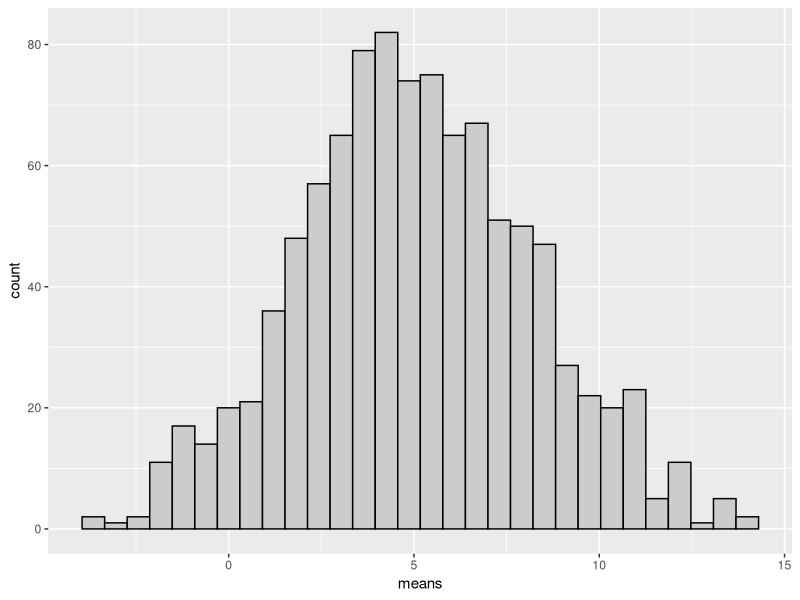
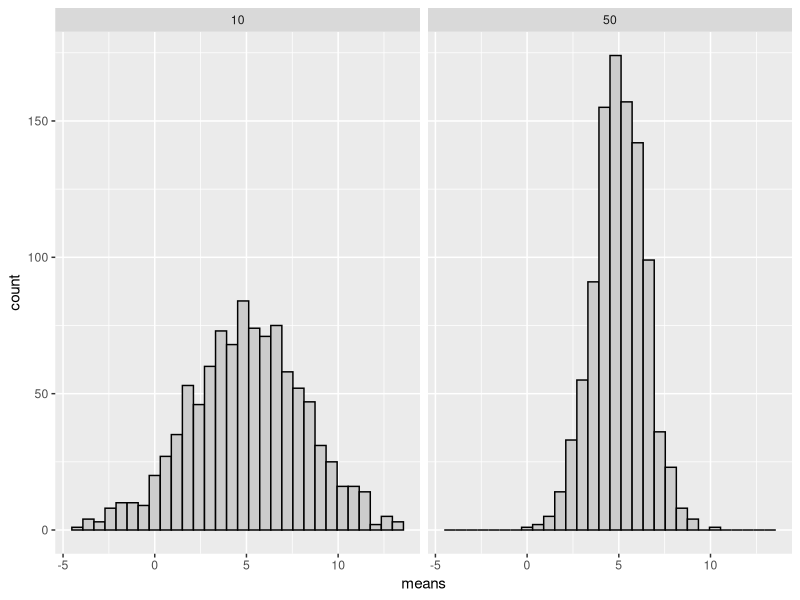
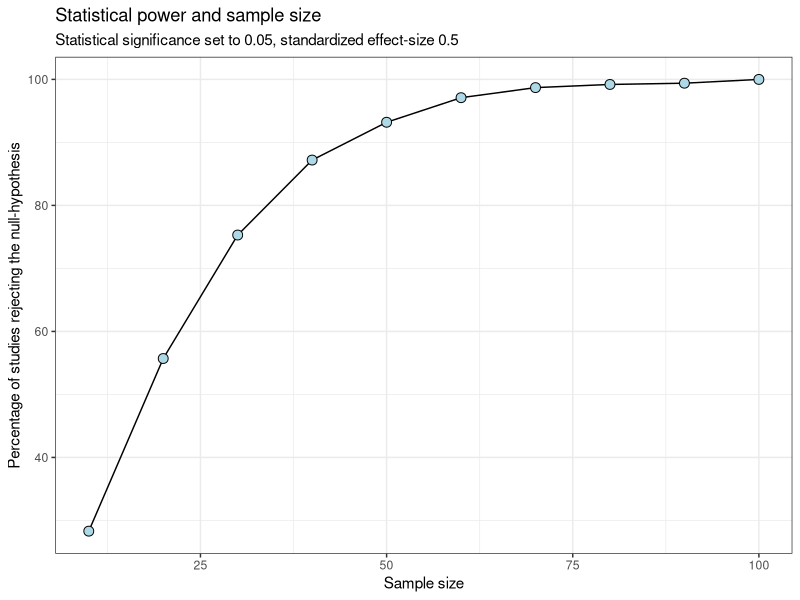
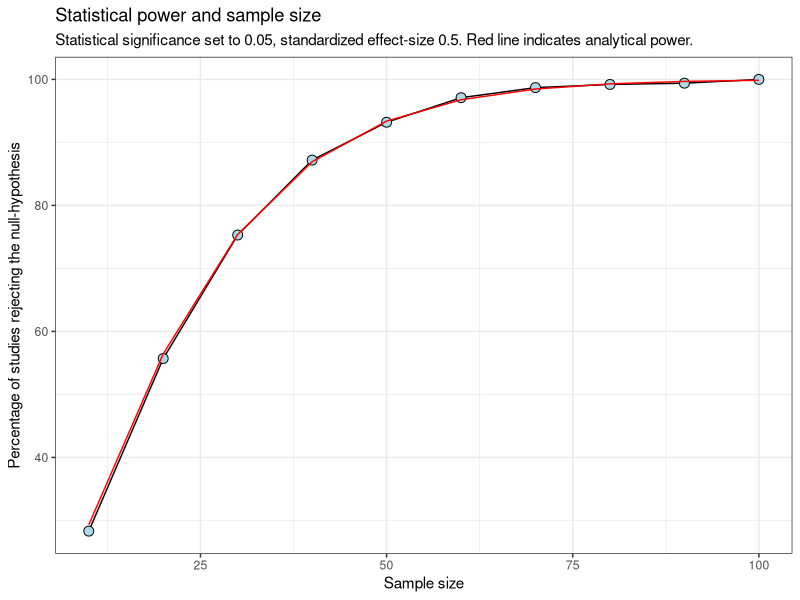
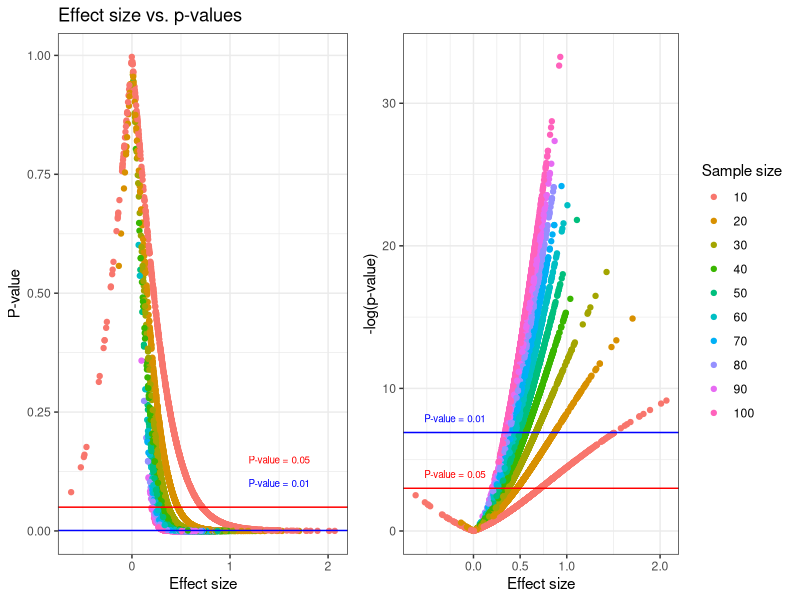
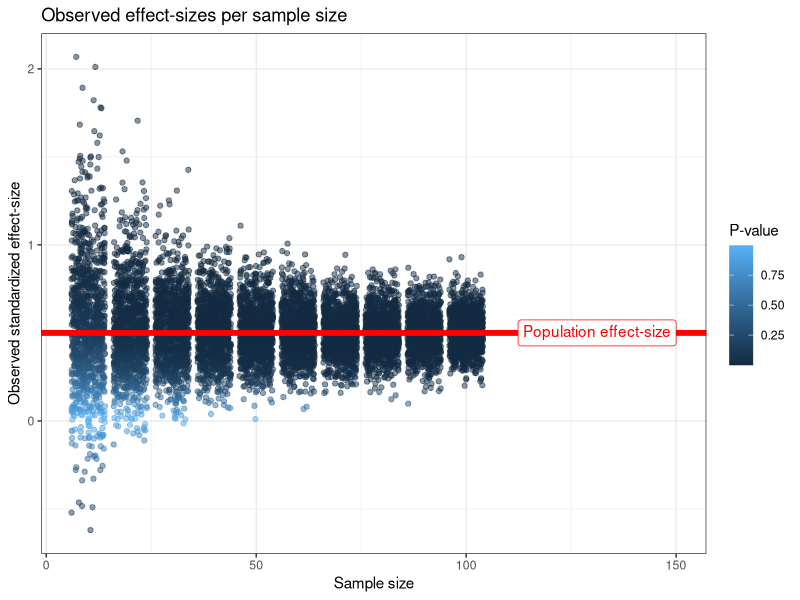
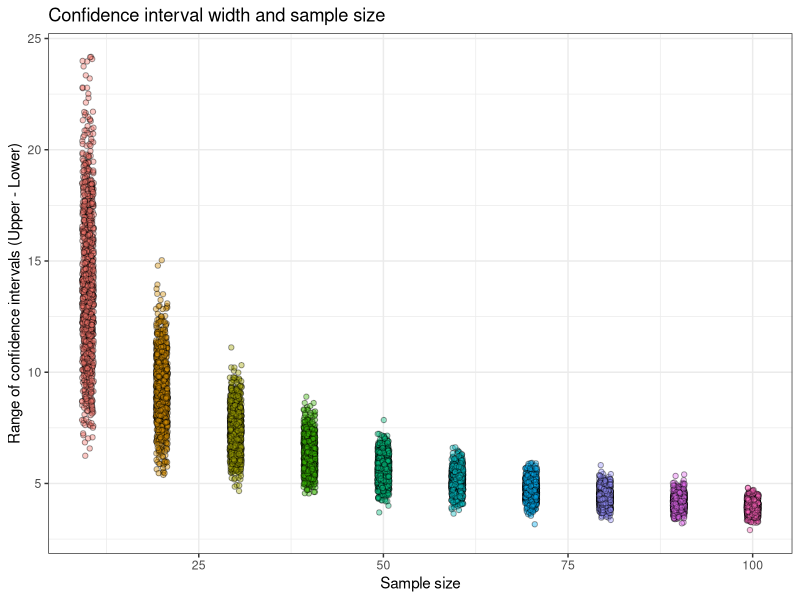
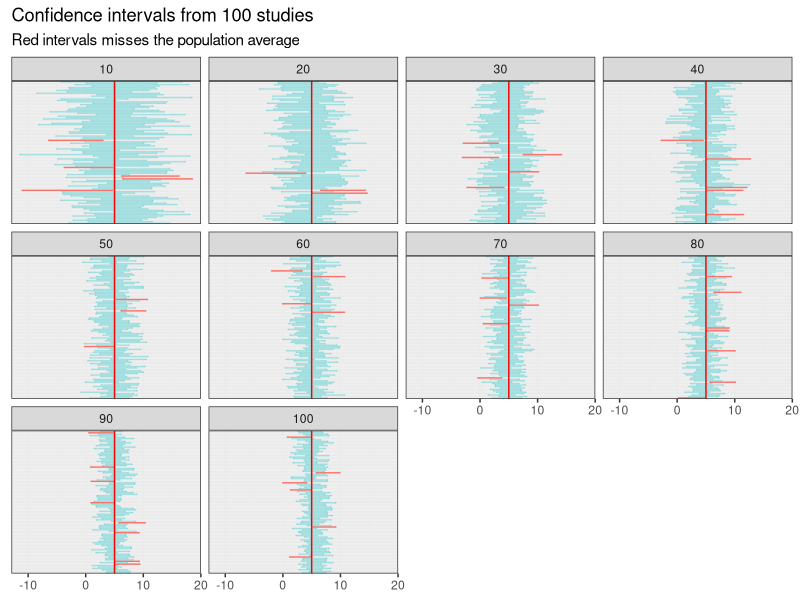

Generate these figures, in order, with R:
## ---- chunk 1
knitr::opts_chunk$set(echo = TRUE)
## ---- chunk 2
set.seed(10)
library(tidyverse)

population <- rnorm(10^6, mean = 5, sd = 10)


results <- data.frame(means = rep(NA, 1000))


for(i in 1:1000) {
  
  samp <- sample(population, 10, replace = FALSE)
  
  results[i, 1] <- mean(samp)
  
  
}


results %>%
  ggplot(aes(means)) + geom_histogram(color = "black", fill = "gray80")


## ---- chunk 3
set.seed(10)


population <- rnorm(10^6, mean = 5, sd = 10)


results <- data.frame(means = rep(NA, 1000), 
                      sd = rep(NA, 1000))


for(i in 1:1000) {
  
  samp <- sample(population, 10, replace = FALSE)
  
  results[i, 1] <- mean(samp)
  results[i, 2] <- sd(samp)
  
}

results <- results %>%
  mutate(se = sd / sqrt(10)) 


head(results)



## ---- chunk 4

sd(results$means)

mean(results$se)

## ---- chunk 5

set.seed(10)


population <- rnorm(10^6, mean = 5, sd = 10)


results <- data.frame(means = rep(NA, 1000), 
                      sd = rep(NA, 1000))

results50 <- data.frame(means = rep(NA, 1000), 
                      sd = rep(NA, 1000))




for(i in 1:1000) {
  
  samp <- sample(population, 10, replace = FALSE)
  
  results[i, 1] <- mean(samp)
  results[i, 2] <- sd(samp)
  
  
  samp50 <- sample(population, 50, replace = FALSE)
  
  results50[i, 1] <- mean(samp50)
  results50[i, 2] <- sd(samp50)
  
  
}


bind_rows(results %>% mutate(n = 10), 
          results50 %>% mutate(n = 50)) %>%
  ggplot(aes(means)) + geom_histogram(color = "black", fill = "gray80") +
  facet_wrap(~ n)



## ---- chunk 6
bind_rows(results %>% mutate(n = 10), 
          results50 %>% mutate(n = 50)) %>%
  group_by(n) %>%
  summarise(se_average = mean(sd/sqrt(n)), 
            se_observed = sd(means)) %>%
  print()
## ---- chunk 7

# Example sample

samp <- sample(population, 15, replace = FALSE)

summary(lm(y ~ 1, data = data.frame(y = samp)))

## ---- chunk 8
library(tidyverse)
set.seed(1)


# Create a population to sample from with a known effect
# In standardized terms, the population effect is 0.5 = mean / sd.


population <- rnorm(10^6, 5, 10) 

# Calculate the population effect size 
pop.es <- mean(population) / sd(population)


results_total <- list()



# If use a progress bar 
# pb <- txtProgressBar(min = 0, max = 1000, style = 3)


# 0. Inside for-loop:




for(i in 1:1000) {
  
# 1. Sample from the population with sample size 10 to 100
  
  # 1.1 create a vector of sample sizes
  sample.sizes <- seq(from = 10, to = 100, by = 10)
  # 1.2 create a list to store results
  results_sub <- list()
  
  # 1.3 Inside a nested for-loop, perform sampling with each sample size
  for(j in 1:length(sample.sizes)) {
    
  samp <- sample(population, sample.sizes[j], 
                 replace = FALSE)
  
  
# 2. Create a model
  
  m <- lm(y ~ 1, data = data.frame(y = samp))
  
  # 2.1 Store results from each model as a data frame in a list:
  
 results_sub[[j]] <- data.frame(mean = coef(summary(m))[1, 1],  # Estimated mean
             se = coef(summary(m))[1, 2],  # Standard error
             pval = coef(summary(m))[1, 4],  # p-value
             ci.lwr = confint(m)[1], # confidence interval 
             ci.upr = confint(m)[2], # confidence interval
             effect.size = mean(samp) / sd(samp),
             sample.size = sample.sizes[j]) # Sample size
  
    
    
  }
  # 2.2 Combine all data frames from each sample size as a data frame in a list

  results_total[[i]] <- bind_rows(results_sub)

  
  # 3. Repeat 1 and 2 1000 times, performing 1000 studies each with 
  # sample sizes 10 to 100.
  
  # If we use a "progress bar"
  # setTxtProgressBar(pb, i)
  
}

# Close the progress bar
# close(pb)

# Combine all results
results_total <- bind_rows(results_total)

## ---- chunk 9

# Count numbers of studies with p < 0.05
results_total %>%
  filter(pval < 0.05) %>%
  group_by(sample.size) %>%
  summarise(n = n(), 
            prop = n / 1000) %>%
  ggplot(aes(sample.size, 100 * prop)) + geom_line() + geom_point(shape = 21, fill = "lightblue", size = 3) + 
  labs(x = "Sample size", 
       y = "Percentage of studies rejecting the null-hypothesis", 
       title = "Statistical power and sample size", 
       subtitle = "Statistical significance set to 0.05, standardized effect-size 0.5") +
  theme_bw()

## ---- chunk 10

library(pwr)

sample.sizes <- seq(from = 10, to = 100, by = 10)
results.pwr <- list()

for(i in 1:length(sample.sizes)) {
  
  pwr_analysis <- pwr.t.test(type = "one.sample", d = 5/10, sig.level = 0.05, n = sample.sizes[i])
  

  results.pwr[[i]] <- data.frame(sample.size = sample.sizes[i], 
                                 prop = pwr_analysis$power)
  
  
  }

results.pwr <- bind_rows(results.pwr)

# Count numbers of studies with p < 0.05
results_total %>%
  filter(pval < 0.05) %>%
  group_by(sample.size) %>%
  summarise(n = n(), 
            prop = n / 1000) %>%
  ggplot(aes(sample.size, 100 * prop)) + 
  geom_line() + 
  geom_point(shape = 21, fill = "lightblue", size = 3) + 
  
  geom_line(data = results.pwr, color = "red") +
  
  labs(x = "Sample size", 
       y = "Percentage of studies rejecting the null-hypothesis", 
       title = "Statistical power and sample size", 
       subtitle = "Statistical significance set to 0.05, standardized effect-size 0.5. Red line indicates analytical power.") +
  theme_bw()


## ---- chunk 11

library(cowplot)


plotA <- results_total %>%
  ggplot(aes(effect.size, pval, 
             color = as.factor(sample.size))) + geom_point() +
  labs(color = "Sample size") +
  
    geom_hline(yintercept = 0.05, color = "red") + 
  annotate("text", x = 1.5, y = 0.05 + 0.1, 
           color = "red",
           label = "P-value = 0.05", 
           size = 2.5) +
  
  geom_hline(yintercept = 0.001, color = "blue") + 
  annotate("text", x = 1.5, y = 0.001 + 0.1, 
           color = "blue",
           label = "P-value = 0.01", 
           size = 2.5) +
  
  labs(title = "Effect size vs. p-values", 
       x = "Effect size", 
       y = "P-value") + 

  theme_bw() + 
  theme(legend.position = "none")



plotB <- results_total %>%
  ggplot(aes(effect.size, -log(pval), 
             color = as.factor(sample.size))) + geom_point() +
  labs(color = "Sample size", 
       title = " ", 
       x = "Effect size", 
       y = "-log(p-value)") +
  
  geom_hline(yintercept = -log(0.05), color = "red") + 
  annotate("text", x = -0.2, y = -log(0.05) + 1, 
           color = "red",
           label = "P-value = 0.05", 
           size = 2.5) +
  
  geom_hline(yintercept = -log(0.001), color = "blue") + 
  annotate("text", x = -0.2, y = -log(0.001) + 1, 
           color = "blue",
           label = "P-value = 0.01", 
           size = 2.5) +
  scale_x_continuous(breaks = c(0, 0.5, 1, 2)) +
  
  
  theme_bw()

library(cowplot)
plot_grid(plotA, plotB, ncol = 2, rel_widths = c(0.8, 1))

## ---- chunk 12

library(ggtext)

results_total %>%
  ggplot(aes(sample.size, effect.size, color = pval)) + 
  
  geom_point(position = position_jitter(), alpha = 0.5) +
    geom_hline(yintercept = pop.es, lty = 1, size = 2, color = "red") +
  labs(x = "Sample size", 
       y = "Observed standardized effect-size", 
       color = "P-value", 
           title = "Observed effect-sizes per sample size") +
  annotate("richtext", x = 150, y = pop.es, 
           color = "red", 
           hjust = 1,
           label = "Population effect-size") +
  theme_bw()




## ---- chunk 13
results_total %>%
  ggplot(aes(sample.size, ci.upr-ci.lwr, fill = as.factor(sample.size))) +
  geom_point(position = position_jitter(width = 0.8),
             shape = 21, alpha = 0.4) +
  labs(x = "Sample size", 
       y = "Range of confidence intervals (Upper - Lower)", 
       title = "Confidence interval width and sample size") + 
  theme_bw() +
  theme(legend.position = "none")
## ---- chunk 14
library(knitr)

results_total %>% 
  mutate(ci_width = ci.upr-ci.lwr) %>%
  group_by(sample.size) %>%
  summarise(ci_width = mean(ci_width)) %>%
  kable(col.names = c("Sample size", "95% CI width"), 
        digits = c(1, 1))


## ---- chunk 15
results_total %>%
  mutate(sig = if_else(ci.lwr <= 5 & ci.upr >= 5, "sig", "ns"), 
         interval = paste0(rep(seq(1:1000), each = 10))) %>%
  filter(sig == "sig") %>%
  group_by(sample.size) %>%
  summarise(prop = 100 * (n() / 1000)) %>%
    kable(col.names = c("Sample size", "Proportion of 95% CI finding the true effect"), 
        digits = c(1, 1))
## ---- chunk 16
results_total %>%
  mutate(sig = if_else(ci.lwr <= 5 & ci.upr >= 5, "sig", "ns"), 
         interval = paste0(rep(seq(1:1000), each = 10))) %>%
  filter(interval %in% seq(1:100)) %>%
  
  ggplot(aes(mean, interval, color = sig, alpha = sig)) + 
  geom_errorbarh(aes(xmin = ci.lwr, 
                    xmax = ci.upr)) + 
  
  scale_alpha_manual(values = c(1, 0.3)) +
  
  geom_vline(xintercept = 5, color = "red") +
  
  facet_wrap(~ sample.size) + 
  
  labs(title = "Confidence intervals from 100 studies", 
       subtitle = "Red intervals misses the population average") +
  theme_bw() +
  
  theme(axis.text.y = element_blank(), 
        axis.ticks.y = element_blank(), 
        legend.position = "none", 
        axis.title = element_blank())

## ---- chunk 17
library(tidyverse)
set.seed(1)


# Create a population to sample from with a known effect
# In standardized terms, the population effect is 0 = mean / sd.


population <- rnorm(10^6, 0, 10) 

# Calculate the population effect size 
pop.es <- mean(population) / sd(population)


results_total_null <- list()



# If use a progress bar 
# pb <- txtProgressBar(min = 0, max = 1000, style = 3)


# 0. Inside for-loop:




for(i in 1:1000) {
  
# 1. Sample from the population with sample size 10 to 100
  
  # 1.1 create a vector of sample sizes
  sample.sizes <- seq(from = 10, to = 100, by = 10)
  # 1.2 create a list to store results
  results_sub <- list()
  
  # 1.3 Inside a nested for-loop, perform sampling with each sample size
  for(j in 1:length(sample.sizes)) {
    
  samp <- sample(population, sample.sizes[j], 
                 replace = FALSE)
  
  
# 2. Create a model
  
  m <- lm(y ~ 1, data = data.frame(y = samp))
  
  # 2.1 Store results from each model as a data frame in a list:
  
 results_sub[[j]] <- data.frame(mean = coef(summary(m))[1, 1],  # Estimated mean
             se = coef(summary(m))[1, 2],  # Standard error
             pval = coef(summary(m))[1, 4],  # p-value
             ci.lwr = confint(m)[1], # confidence interval 
             ci.upr = confint(m)[2], # confidence interval
             effect.size = mean(samp) / sd(samp),
             sample.size = sample.sizes[j]) # Sample size
  
    
    
  }
  # 2.2 Combine all data frames from each sample size as a data frame in a list

  results_total_null[[i]] <- bind_rows(results_sub)

  
  # 3. Repeat 1 and 2 1000 times, performing 1000 studies each with 
  # sample sizes 10 to 100.
  
  # If we use a "progress bar"
  # setTxtProgressBar(pb, i)
  
}

# Close the progress bar
# close(pb)

# Combine all results
results_total_null <- bind_rows(results_total_null)

## ---- chunk 18

# Count numbers of studies with p < 0.05
results_total_null %>%
  filter(pval < 0.05) %>%
  group_by(sample.size) %>%
  summarise(n = n(), 
            prop = n / 1000) %>%
  ggplot(aes(sample.size, 100 * prop)) + 
  geom_hline(yintercept = 5, lty = 2, color = "grey50") +
  geom_line() + 
  geom_point(shape = 21, fill = "lightblue", size = 3) + 
  labs(x = "Sample size", 
       y = "Percentage of studies rejecting the null-hypothesis", 
       title = "Statistical power and sample size", 
       subtitle = "Statistical significance set to 0.05, standardized effect-size 0") +
  scale_y_continuous(limits = c(0, 100)) +
  theme_bw()

## ---- chunk 19

results_total_null %>%
  ggplot(aes(pval)) + 
  geom_histogram(aes(y=100 * ..count../1000), 
                 binwidth = 0.05, boundary = 0, color = "gray30", fill = "white") + 
  labs(x = "P-value", 
       y = "Percentage of studies", 
       title = "Distribution of p-values from studies of a population zero-effect") +
  scale_y_continuous(limits = c(0, 10), expand = c(0, 0)) +
  facet_wrap(~ sample.size) +
  theme_bw()



## ---- chunk 20

results_total %>%
  filter(sample.size == 50, 
         pval <= 0.05) %>%
    ggplot(aes(pval)) + 
  geom_histogram(aes(y=100 * ..count../1000), 
                 binwidth = 0.005, boundary = 0, color = "gray30", fill = "darkolivegreen4") +
  
  
    geom_histogram(data = results_total_null %>%
                          filter(sample.size == 50, 
                                  pval <= 0.05), 
  aes(y=100 * ..count../1000), 
                 binwidth = 0.005, boundary = 0, color = "gray30", fill = "darkblue") +
  
    labs(x = "P-value", 
       y = "Percentage of studies", 
       title = "Distribution of p-values from studies of population zero-effect and true effect (d = 0.5)", 
       subtitle = "Sample size: n = 50") +
  annotate("text", x = 0.03, y = 5, label = "Population effect: 0", color = "darkblue") +
  annotate("text", x = 0.03, y = 6, label = "Population effect: 0.5", color = "darkolivegreen4") +
  coord_cartesian(ylim=c(0,10)) +
  theme_bw()




## ---- chunk 21

# library(nlme)
# 
# 
# 
# population_a <- rnorm(10^6, mean = 5, sd = 10)
# 
# population_b <- rnorm(10^6, mean = 10, sd = 10)
# 
# population_c <- rnorm(10^6, mean = 10, sd = 20)
# 
# population_d <- rnorm(10^6, mean = 10, sd = 30)
# 
# 
# results_variance <- list()
# 
# for(i in 1:1000) {
#   
#   
#   dat <- bind_rows(data.frame(y = sample(population_a, size = 25),
#                               group = "a"), 
#                    data.frame(y = sample(population_b, size = 25),
#                               group = "b"), 
#                    data.frame(y = sample(population_c, size = 25),
#                               group = "c"), 
#                    data.frame(y = sample(population_d, size = 25),
#                               group = "d")) 
#                               
#   ## Assuming equal variance
#   mod1 <- lm(y ~ group, dat[dat$group %in% c("a", "b"),])
#   mod2 <- lm(y ~ group, dat[dat$group %in% c("a", "c"),])
#   mod3 <- lm(y ~ group, dat[dat$group %in% c("a", "d"),])
#   
# 
#   
#   ## Not assuming equal variance
#   mod4 <- gls(y ~ group, dat[dat$group %in% c("a", "b"),],
#               method = "ML", 
#               weights = varIdent(form = ~1|group))
#   mod5 <- gls(y ~ group, dat[dat$group %in% c("a", "c"),], 
#               method = "ML", 
#               weights = varIdent(form = ~1|group))
#   mod6 <- gls(y ~ group, dat[dat$group %in% c("a", "d"),], 
#               method = "ML", 
#               weights = varIdent(form = ~1|group))
#   
#   
#   t1 <- t.test(y~ group, data = dat[dat$group %in% c("a", "b"),])
#   t2 <- t.test(y~ group, data = dat[dat$group %in% c("a", "c"),])
#   t3 <- t.test(y~ group, data = dat[dat$group %in% c("a", "d"),])
#   
#   t1$estimate[2] - t1$estimate[1]
# 
#   t1$stderr
#   
#   
#   results_variance[[i]] <- data.frame(estimate = c(coef(summary(mod1))[2,1], 
#                                               coef(summary(mod2))[2,1], 
#                                               coef(summary(mod3))[2,1], 
#                                               coef(summary(mod4))[2,1], 
#                                               coef(summary(mod5))[2,1], 
#                                               coef(summary(mod6))[2,1], 
#                                               t1$estimate[2] - t1$estimate[1],
#                                               t2$estimate[2] - t2$estimate[1], 
#                                               t3$estimate[2] - t3$estimate[1]),
#                                  se = c(coef(summary(mod1))[2,2], 
#                                               coef(summary(mod2))[2,2], 
#                                               coef(summary(mod3))[2,2], 
#                                               coef(summary(mod4))[2,2], 
#                                               coef(summary(mod5))[2,2], 
#                                               coef(summary(mod6))[2,2], 
#                                         t1$stderr,
#                                         t1$stderr,
#                                         t1$stderr
#                                         ),
#                                  pval = c(coef(summary(mod1))[2,4], 
#                                               coef(summary(mod2))[2,4], 
#                                               coef(summary(mod3))[2,4], 
#                                               coef(summary(mod4))[2,4], 
#                                               coef(summary(mod5))[2,4], 
#                                               coef(summary(mod6))[2,4]), 
#                                  model = 1:6, 
#                                  iter = i)
#   
#   
#   
# }
# 
# 
# summary(mod3)
# summary(mod6)
# 
# 
# 
# temp <- bind_rows(results_variance)
# 
# 
# temp %>%
#   mutate(var.assumption = if_else(model %in% 1:3, "equal", "notequal"), 
#          var.diff = rep(c(1, 2, 3), 2000)) %>%
#   dplyr::select(se:var.diff, -model, -pval) %>%
#   pivot_wider(names_from = var.assumption,
#               values_from = se) %>%
#   ggplot(aes(equal, notequal, color = var.diff)) + geom_point()
#   
#   print()
# 
